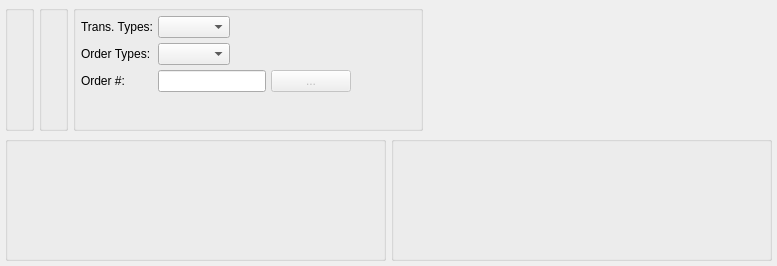
<?xml version="1.0" encoding="UTF-8"?>
<ui version="4.0">
 <comment>This file is part of the xTuple ERP: PostBooks Edition, a free and
open source Enterprise Resource Planning software suite,
Copyright (c) 1999-2010 by OpenMFG LLC, d/b/a xTuple.
It is licensed to you under the Common Public Attribution License
version 1.0, the full text of which (including xTuple-specific Exhibits)
is available at www.xtuple.com/CPAL.  By using this software, you agree
to be bound by its terms.</comment>
 <class>dspInventoryHistoryBase</class>
 <widget class="QWidget" name="dspInventoryHistoryBase">
  <property name="geometry">
   <rect>
    <x>0</x>
    <y>0</y>
    <width>777</width>
    <height>266</height>
   </rect>
  </property>
  <property name="windowTitle">
   <string>Inventory History</string>
  </property>
  <layout class="QVBoxLayout" name="verticalLayout_5">
   <item>
    <layout class="QHBoxLayout" name="horizontalLayout">
     <item>
      <widget class="ParameterGroup" name="_parameter">
       <property name="title">
        <string/>
       </property>
       <property name="fixedSize">
        <bool>false</bool>
       </property>
      </widget>
     </item>
     <item>
      <widget class="QGroupBox" name="_itemGroup">
       <property name="title">
        <string/>
       </property>
       <layout class="QGridLayout" name="_2">
        <item row="0" column="0">
         <widget class="ItemCluster" name="_item"/>
        </item>
       </layout>
      </widget>
     </item>
     <item>
      <layout class="QVBoxLayout" name="verticalLayout">
       <item>
        <widget class="QGroupBox" name="_orderGroup">
         <property name="title">
          <string/>
         </property>
         <layout class="QFormLayout" name="formLayout">
          <property name="fieldGrowthPolicy">
           <enum>QFormLayout::FieldsStayAtSizeHint</enum>
          </property>
          <item row="0" column="0">
           <widget class="QLabel" name="_transTypeLit">
            <property name="sizePolicy">
             <sizepolicy hsizetype="Preferred" vsizetype="Preferred">
              <horstretch>0</horstretch>
              <verstretch>0</verstretch>
             </sizepolicy>
            </property>
            <property name="minimumSize">
             <size>
              <width>0</width>
              <height>0</height>
             </size>
            </property>
            <property name="text">
             <string>Trans. Types:</string>
            </property>
           </widget>
          </item>
          <item row="0" column="1">
           <widget class="XComboBox" name="_transType">
            <property name="sizePolicy">
             <sizepolicy hsizetype="Expanding" vsizetype="Fixed">
              <horstretch>0</horstretch>
              <verstretch>0</verstretch>
             </sizepolicy>
            </property>
           </widget>
          </item>
          <item row="1" column="0">
           <widget class="QLabel" name="_orderTypeLit">
            <property name="sizePolicy">
             <sizepolicy hsizetype="Preferred" vsizetype="Preferred">
              <horstretch>0</horstretch>
              <verstretch>0</verstretch>
             </sizepolicy>
            </property>
            <property name="minimumSize">
             <size>
              <width>0</width>
              <height>0</height>
             </size>
            </property>
            <property name="text">
             <string>Order Types:</string>
            </property>
           </widget>
          </item>
          <item row="1" column="1">
           <widget class="XComboBox" name="_orderType">
            <property name="sizePolicy">
             <sizepolicy hsizetype="Expanding" vsizetype="Fixed">
              <horstretch>0</horstretch>
              <verstretch>0</verstretch>
             </sizepolicy>
            </property>
           </widget>
          </item>
          <item row="3" column="1">
           <layout class="QHBoxLayout" name="horizontalLayout_3">
            <item>
             <widget class="XLineEdit" name="_orderNumber"/>
            </item>
            <item>
             <widget class="QPushButton" name="_orderList">
              <property name="enabled">
               <bool>false</bool>
              </property>
              <property name="text">
               <string>...</string>
              </property>
             </widget>
            </item>
           </layout>
          </item>
          <item row="3" column="0">
           <widget class="QLabel" name="_orderNumberLit">
            <property name="text">
             <string>Order #:</string>
            </property>
           </widget>
          </item>
         </layout>
        </widget>
       </item>
      </layout>
     </item>
     <item>
      <spacer name="horizontalSpacer_3">
       <property name="orientation">
        <enum>Qt::Horizontal</enum>
       </property>
       <property name="sizeHint" stdset="0">
        <size>
         <width>0</width>
         <height>20</height>
        </size>
       </property>
      </spacer>
     </item>
    </layout>
   </item>
   <item>
    <layout class="QHBoxLayout" name="horizontalLayout_2">
     <item>
      <layout class="QVBoxLayout" name="verticalLayout_4">
       <item>
        <widget class="WarehouseGroup" name="_warehouse">
         <property name="title">
          <string/>
         </property>
         <property name="fixedSize">
          <bool>false</bool>
         </property>
        </widget>
       </item>
      </layout>
     </item>
     <item>
      <layout class="QVBoxLayout" name="verticalLayout_2">
       <item>
        <widget class="QGroupBox" name="_dateGroup">
         <property name="title">
          <string/>
         </property>
         <layout class="QGridLayout">
          <item row="0" column="0">
           <widget class="DateCluster" name="_dates"/>
          </item>
         </layout>
        </widget>
       </item>
      </layout>
     </item>
    </layout>
   </item>
  </layout>
 </widget>
 <layoutdefault spacing="5" margin="5"/>
 <pixmapfunction>qPixmapFromMimeSource</pixmapfunction>
 <customwidgets>
  <customwidget>
   <class>DateCluster</class>
   <extends>QWidget</extends>
   <header>datecluster.h</header>
  </customwidget>
  <customwidget>
   <class>ItemCluster</class>
   <extends>QWidget</extends>
   <header>itemcluster.h</header>
  </customwidget>
  <customwidget>
   <class>ParameterGroup</class>
   <extends>QGroupBox</extends>
   <header>parametergroup.h</header>
  </customwidget>
  <customwidget>
   <class>WarehouseGroup</class>
   <extends>QGroupBox</extends>
   <header>warehousegroup.h</header>
  </customwidget>
  <customwidget>
   <class>XComboBox</class>
   <extends>QComboBox</extends>
   <header>xcombobox.h</header>
  </customwidget>
  <customwidget>
   <class>XLineEdit</class>
   <extends>QLineEdit</extends>
   <header>xlineedit.h</header>
   <container>1</container>
  </customwidget>
 </customwidgets>
 <tabstops>
  <tabstop>_item</tabstop>
  <tabstop>_transType</tabstop>
  <tabstop>_orderType</tabstop>
  <tabstop>_orderNumber</tabstop>
  <tabstop>_orderList</tabstop>
 </tabstops>
 <includes>
  <include location="global">parameter.h</include>
  <include location="global">qworkspace.h</include>
 </includes>
 <resources/>
 <connections/>
</ui>
